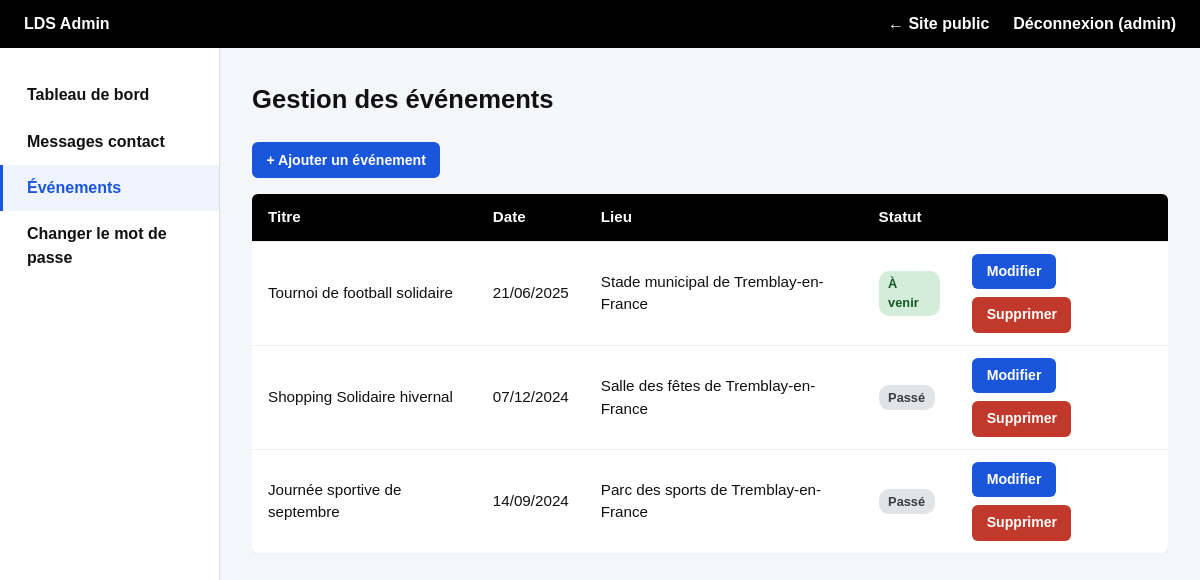
The app's page /admin/evenements.php (signed in) with its own data.
### tables this page shows
CREATE TABLE evenements (
  id          INT          PRIMARY KEY AUTO_INCREMENT,
  titre       VARCHAR(255) NOT NULL,
  description TEXT         NOT NULL,
  date_event  DATE         NOT NULL,
  lieu        VARCHAR(255) DEFAULT NULL,
  image_src   VARCHAR(255) DEFAULT NULL,
  image_alt   VARCHAR(255) DEFAULT NULL,
  statut      ENUM('prochain', 'passe') NOT NULL
);

### includes/helpers.php (called while the page is built, shortened)
<?php
function h(string $texte): string
{
    return htmlspecialchars($texte, ENT_QUOTES | ENT_HTML5, 'UTF-8');
}

### admin/evenements.php (the view, shortened to what this page needs)
<?php
require_once '../includes/helpers.php';
$erreur = false;
try {
    $bdd = connecterBDD();
} catch (PDOException $e) {
    $erreur = true;
}
$evenements = [];
if (!$erreur) {
    $evenements = $bdd->query(
        'SELECT * FROM evenements ORDER BY date_event DESC'
    )->fetchAll();
}
require_once 'header.php';
?>
<h1>Gestion des événements</h1>
<?php if ($erreur): ?>
<div role="alert" class="alerte alerte-erreur">Erreur de connexion à la base de données.</div>
<?php else: ?>
<p><a href="evenement-form.php" class="btn-admin">+ Ajouter un événement</a></p>
<?php if (empty($evenements)): ?>
<p>Aucun événement pour l'instant.</p>
<?php else: ?>
<div class="admin-table-wrapper">
  <table class="admin-table" aria-label="Liste des événements">
    <thead>
      <tr>
        <th scope="col">Titre</th>
        <th scope="col">Date</th>
        <th scope="col">Lieu</th>
        <th scope="col">Statut</th>
        <th scope="col"><span class="sr-only">Actions</span></th>
      </tr>
    </thead>
    <tbody>
      <?php foreach ($evenements as $ev): ?>
      <tr>
        <td><?= h($ev['titre']) ?></td>
        <td><?= h(date('d/m/Y', strtotime($ev['date_event']))) ?></td>
        <td><?= $ev['lieu'] ? h($ev['lieu']) : '—' ?></td>
        <td>
          <span class="badge-statut badge-<?= h($ev['statut']) ?>">
            <?= $ev['statut'] === 'prochain' ? 'À venir' : 'Passé' ?>
          </span>
        </td>
        <td class="actions-cel">
          <a href="evenement-form.php?id=<?= (int)$ev['id'] ?>" class="btn-admin">Modifier</a>
          <form method="post" action="evenements.php"
                onsubmit="return confirm('Supprimer cet événement définitivement ?')">
            <button type="submit" class="btn-admin btn-danger">Supprimer</button>
          </form>
        </td>
      </tr>
      <?php endforeach; ?>
    </tbody>
  </table>
</div>
<?php endif; ?>
<?php endif; ?>
<?php require_once 'footer.php'; ?>

### admin/style.css (style rules this page uses)
:root { --color-bg: #f4f6f9; --color-text: #111111; --color-white: #ffffff; --color-black: #000000; --color-focus: #ffbf47; --color-accent: #1a56db; --color-accent-dark: #1540a8; --color-danger: #c0392b; --color-success-bg: #d4edda; --color-success-text: #155724; --radius: 6px; --shadow: 0 2px 8px rgba(0, 0, 0, 0.1); --sidebar-width: 220px; --base-font-size: 16px; }
*, *::before, *::after { box-sizing: border-box; }
html { font-size: var(--base-font-size); }
body { margin: 0; font-family: Arial, Helvetica, sans-serif; line-height: 1.5; background-color: var(--color-bg); color: var(--color-text); }
a { color: var(--color-accent); text-decoration: underline; }
button { font: inherit; }
.admin-main h1 { font-size: 1.6rem; margin-top: 0; margin-bottom: 1.5rem; }
.admin-table-wrapper { overflow-x: auto; }
.admin-table { width: 100%; border-collapse: collapse; background-color: var(--color-white); border-radius: var(--radius); overflow: hidden; box-shadow: var(--shadow); font-size: 0.95rem; }
.admin-table th, .admin-table td { padding: 0.75rem 1rem; text-align: left; border-bottom: 1px solid #eee; }
.admin-table th { background-color: var(--color-black); color: var(--color-white); font-weight: 700; }
.admin-table tr:last-child td { border-bottom: none; }
.btn-admin { display: inline-block; background-color: var(--color-accent); color: var(--color-white); padding: 0.45rem 0.9rem; border: none; border-radius: var(--radius); font: inherit; font-size: 0.88rem; font-weight: 700; cursor: pointer; text-decoration: none; transition: background-color 0.2s; }
.btn-danger { background-color: var(--color-danger); }
.badge-statut { display: inline-block; padding: 0.2rem 0.6rem; border-radius: 10px; font-size: 0.8rem; font-weight: 700; }
.badge-prochain { background-color: #d4edda; color: #155724; }
.badge-passe { background-color: #e2e3e5; color: #383d41; }
.actions-cel { display: flex; gap: 0.5rem; align-items: center; flex-wrap: wrap; }
.actions-cel form { margin: 0; }

### records on screen
evenements: titre "Tournoi de football solidaire", date_event "21/06/2025", lieu "Stade municipal de Tremblay-en-France", statut "À venir"
evenements: titre "Shopping Solidaire hivernal", date_event "07/12/2024", lieu "Salle des fêtes de Tremblay-en-France", statut "Passé"
evenements: titre "Journée sportive de septembre", date_event "14/09/2024", lieu "Parc des sports de Tremblay-en-France", statut "Passé"

### other values on screen
$_SESSION['admin_identifiant'] "admin"
